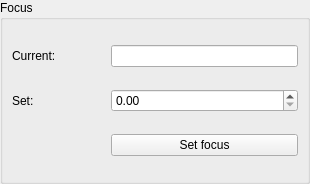
<?xml version="1.0" encoding="UTF-8"?>
<ui version="4.0">
 <class>WidgetFocus</class>
 <widget class="QWidget" name="WidgetFocus">
  <property name="geometry">
   <rect>
    <x>0</x>
    <y>0</y>
    <width>310</width>
    <height>184</height>
   </rect>
  </property>
  <property name="windowTitle">
   <string>Form</string>
  </property>
  <layout class="QVBoxLayout" name="verticalLayout">
   <property name="leftMargin">
    <number>0</number>
   </property>
   <property name="topMargin">
    <number>0</number>
   </property>
   <property name="rightMargin">
    <number>0</number>
   </property>
   <property name="bottomMargin">
    <number>0</number>
   </property>
   <item>
    <widget class="QGroupBox" name="groupBox_5">
     <property name="title">
      <string>Focus</string>
     </property>
     <layout class="QGridLayout" name="gridLayout_6" columnstretch="1,2">
      <item row="0" column="1">
       <widget class="QLineEdit" name="labelCurFocus">
        <property name="alignment">
         <set>Qt::AlignCenter</set>
        </property>
        <property name="readOnly">
         <bool>true</bool>
        </property>
       </widget>
      </item>
      <item row="1" column="0">
       <widget class="QLabel" name="label_11">
        <property name="text">
         <string>Set:</string>
        </property>
       </widget>
      </item>
      <item row="0" column="0">
       <widget class="QLabel" name="label_12">
        <property name="text">
         <string>Current:</string>
        </property>
       </widget>
      </item>
      <item row="2" column="1">
       <widget class="QPushButton" name="butSetFocus">
        <property name="text">
         <string>Set focus</string>
        </property>
       </widget>
      </item>
      <item row="1" column="1">
       <widget class="QDoubleSpinBox" name="spinFocus"/>
      </item>
     </layout>
    </widget>
   </item>
  </layout>
 </widget>
 <resources/>
 <connections/>
</ui>
